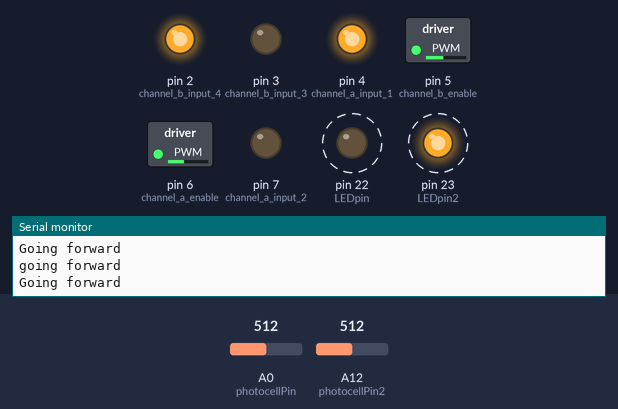
Simulated run of this sketch. Board: Arduino Mega 2560, built with avr-gcc and run on an emulated ATmega2560. On the bench: switched loads named in the sketch (green lamp = pin HIGH), output pins drawn as LEDs (lit = HIGH), the last lines printed to the serial monitor. Dashed ring = blinking. The test bench sets the inputs (shaded band); at power-on: A12 (photocellPin2) = 512, A0 (photocellPin) = 512.

Above: at 1.2 s.
1.3 s: A12 (photocellPin2) set to 491
At 2.8 s:
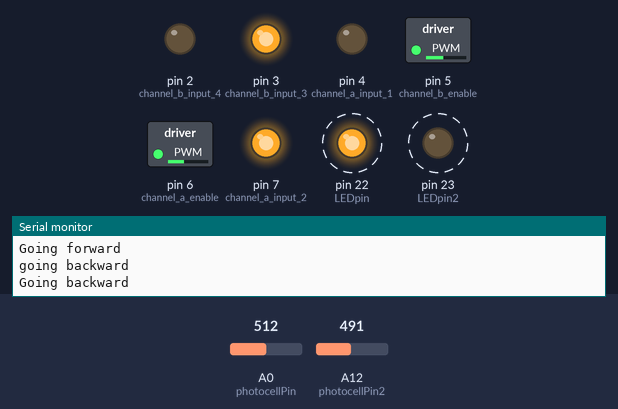
4.3 s: A0 (photocellPin) set to 490
At 6.6 s:
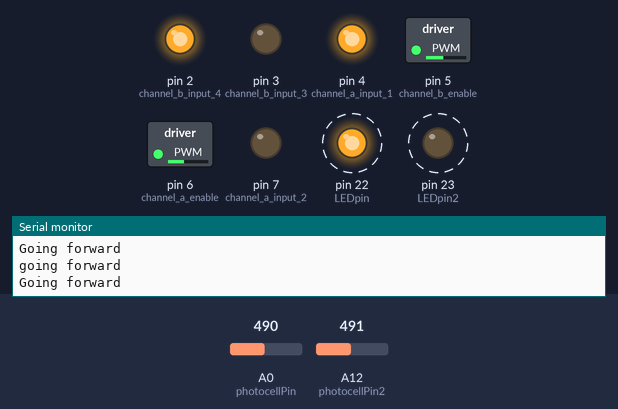
7.3 s: A0 (photocellPin) set to 408
10.3 s: A0 (photocellPin) set to 386
At 11.7 s:
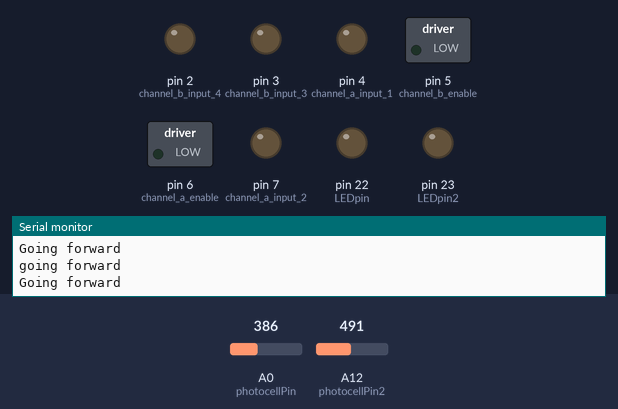
12.5 s: A12 (photocellPin2) set to 390
Timing chart, 0 to 39.5 s (numbered marks = the images above; inputs shaded):
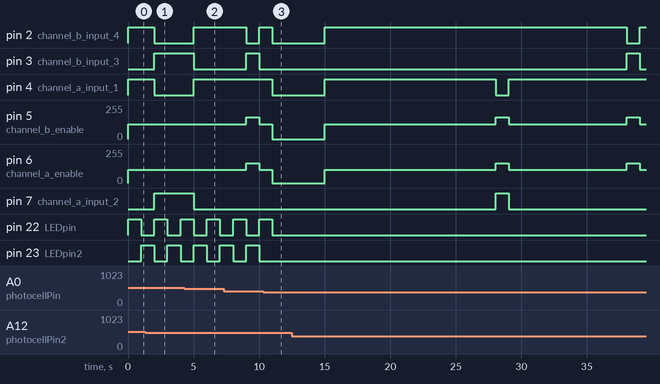

Measured:
- the behaviour switches between 500 and 499 on A12 (photocellPin2) (found by bisection; images 0 and 1)
- the behaviour switches between 500 and 499 on A0 (photocellPin) (found by bisection; images 1 and 2)
- the behaviour switches between 400 and 399 on A0 (photocellPin) (found by bisection; images 2 and 3)
- after the input at 1.3 s, pin 2 (channel_b_input_4), pin 4 (channel_a_input_1): HIGH → LOW after 0.71 s; pin 3 (channel_b_input_3), pin 7 (channel_a_input_2): LOW → HIGH after 0.71 s
- after the input at 4.3 s, pin 2 (channel_b_input_4), pin 4 (channel_a_input_1): LOW → HIGH after 0.71 s; pin 3 (channel_b_input_3), pin 7 (channel_a_input_2): HIGH → LOW after 0.71 s
- after the input at 10.3 s, pin 2 (channel_b_input_4), pin 4 (channel_a_input_1): HIGH → LOW after 0.72 s; pin 5 (channel_b_enable): 110/255 → 0/255 after 0.72 s; pin 6 (channel_a_enable): 100/255 → 0/255 after 0.72 s; pin 22 (LEDpin): goes on until 11.0 s, then stays LOW; pin 23 (LEDpin2): stays LOW (without the input it goes to HIGH after 0.72 s)

The sketch:

terrorise.ino
```cpp
const int channel_a_enable  = 6;
const int channel_a_input_1 = 4;
const int channel_a_input_2 = 7;
const int channel_b_enable  = 5;
const int channel_b_input_3 = 3;
const int channel_b_input_4 = 2;

const int looking_for_dark = 0;
const int looking_for_light = 1;
const int in_dark = 2;

int state = looking_for_dark;
int lastState = state;

//photocell
int photocellPin = 0;     // the cell and 10K pulldown are connected to a0
int photocellReading;     // the analog reading from the sensor divider
int photocellPin2 = 12;     // the cell and 10K pulldown are connected to a0
int photocellReading2;     // the analog reading from the sensor divider
int LEDpin = 22;
int LEDpin2 = 23;
boolean ledOn = false;
boolean spinRight = true;

int darkThreshold = 400;

int loopsInState = 0;

void setup()
{
  pinMode( channel_a_enable, OUTPUT );  // Channel A enable
  pinMode( channel_a_input_1, OUTPUT ); // Channel A input 1
  pinMode( channel_a_input_2, OUTPUT ); // Channel A input 2

  pinMode( channel_b_enable, OUTPUT );  // Channel B enable
  pinMode( channel_b_input_3, OUTPUT ); // Channel B input 3
  pinMode( channel_b_input_4, OUTPUT ); // Channel B input 4

  pinMode(LEDpin, OUTPUT);
  pinMode(LEDpin2, OUTPUT);

  Serial.begin( 9600 );
  Serial.println("Starting up");
  headToDark();
}

void loop()
{
  if(state == looking_for_dark) {
    headToDark();
    toggleLed();
    if(isDark()) {
      loopsInState = 0;
      turnAllLedsOff();
      state = in_dark;
      stopWheels();
    }
  }
  else if(state == looking_for_light) {
    headToLight();
    if(!isDark()) {
      loopsInState = 0;
      state = looking_for_dark;
      stopWheels();
      delay(1000);
    }
  }
  else if(state == in_dark) {
    delay(3000);
    headToLight();
    delay(3000);
    state = looking_for_light;
  }

  if(lastState == state) {
    loopsInState++;
  } else {
    loopsInState = 0;
  }
  lastState = state;

  if (loopsInState > 0 && loopsInState % 10 == 0) {
    spin();
  }
  delay(1000);
}

void goForward()
{
    Serial.println("Going forward");
    setSpeed(100);
    digitalWrite( channel_a_input_1, HIGH);
    digitalWrite( channel_a_input_2, LOW);
    digitalWrite( channel_b_input_3, LOW);
    digitalWrite( channel_b_input_4, HIGH);
}

void goBackward()
{
    Serial.println("Going backward");
    setSpeed(100);
    digitalWrite( channel_a_input_1, LOW);
    digitalWrite( channel_a_input_2, HIGH);
    digitalWrite( channel_b_input_3, HIGH);
    digitalWrite( channel_b_input_4, LOW);
}

void spin() {
  Serial.println("Spinning...");
  setSpeed(150);
  if(spinRight) {
    digitalWrite( channel_a_input_1, HIGH);
    digitalWrite( channel_a_input_2, LOW);
    digitalWrite( channel_b_input_3, HIGH);
    digitalWrite( channel_b_input_4, LOW);
    spinRight = false;
  } else {
    digitalWrite( channel_a_input_1, LOW);
    digitalWrite( channel_a_input_2, HIGH);
    digitalWrite( channel_b_input_3, LOW);
    digitalWrite( channel_b_input_4, HIGH);
    spinRight = true;
  }
}

void stopIn(int milliseconds) {
  delay(milliseconds);
  stopWheels();
}

void stopWheels()
{
  digitalWrite( 4, LOW );
  digitalWrite( 7, LOW );
  digitalWrite( 6, LOW );
  digitalWrite( 3, LOW );
  digitalWrite( 2, LOW );
  digitalWrite( 5, LOW );
}

void setSpeed(int speed)
{
  analogWrite( channel_a_enable, speed);
  analogWrite( channel_b_enable, speed * 1.1);
}

boolean isDark() {
  photocellReading = analogRead(photocellPin);
  int backReading =  analogRead(photocellPin2);
  return photocellReading < darkThreshold  || backReading < darkThreshold ;
}

void toggleLed() {
  if(ledOn) {
    turnLedOff();
  } else {
    turnLedOn();
  }
}

void turnLedOff() {
  ledOn = false;
  digitalWrite(LEDpin, LOW);
  digitalWrite(LEDpin2, HIGH);
}


void turnLedOn() {
  ledOn = true;
  digitalWrite(LEDpin, HIGH);
  digitalWrite(LEDpin2, LOW);
}

void turnAllLedsOff() {
  digitalWrite(LEDpin, LOW);
  digitalWrite(LEDpin2, LOW);
}


void headToLight() {
  int frontReading = analogRead(photocellPin) / 100;
  int backReading =  analogRead(photocellPin2) / 100;
  if(frontReading >= backReading) {
    Serial.println("going forward");
    goForward();
  }
  else {
    Serial.println("going backward");
    goBackward();
  }
}


void headToDark() {
  int frontReading = analogRead(photocellPin) / 100;
  int backReading =  analogRead(photocellPin2) / 100;
  if(frontReading <= backReading) {
    Serial.println("going forward");
    goForward();
  }
  else {
    Serial.println("going backward");
    goBackward();
  }
}
```
